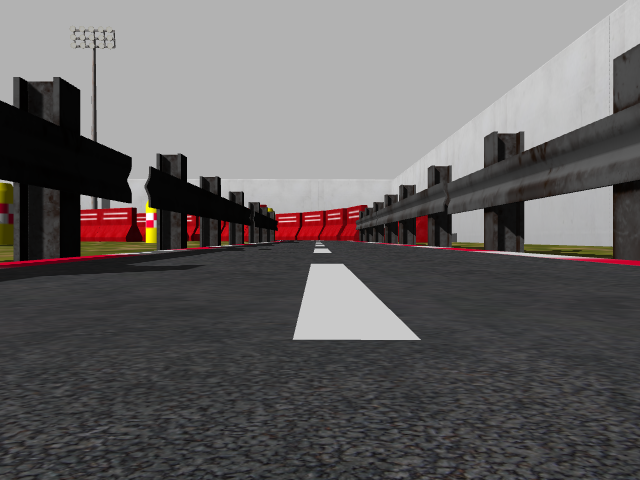
#> input picture Test_Camera/road_10.png, 640 x 480 px
$ python find_lines.py
#> lines starting #> are read from the running program, lines starting #| are printed output that depends on the picture; after the words box and inside, x2 and y2 are one past the last pixel; in counts of white or black regions, pixels touching at a corner belong together
#> further down, img is the input picture: shape (480, 640, 3); mean B, G, R 99.2, 99.2, 102.5
#!/usr/bin/env python


# Import the required libraries
import cv2
import numpy as np
import matplotlib.pyplot as plt


def canny_edge_detector(image):
    # Convert the image color to grayscale
    gray_image = cv2.cvtColor(image, cv2.COLOR_RGB2GRAY)
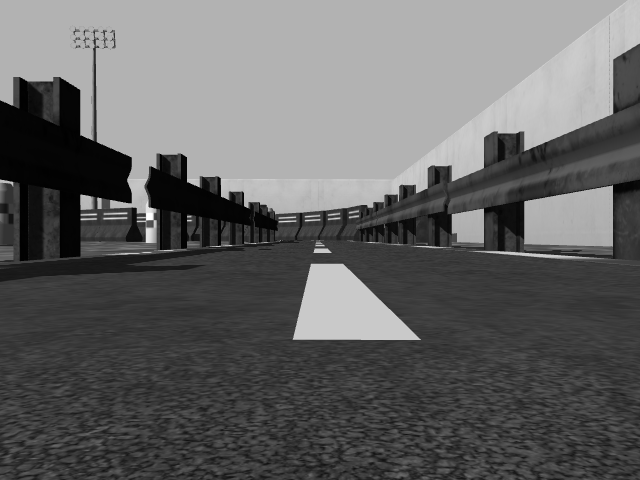
#> gray_image: shape (480, 640); min 1, max 255, mean 100.2

    # Reduce noise from the image
    blur = cv2.GaussianBlur(gray_image, (5, 5), 0)
    canny = cv2.Canny(blur, 50, 150)
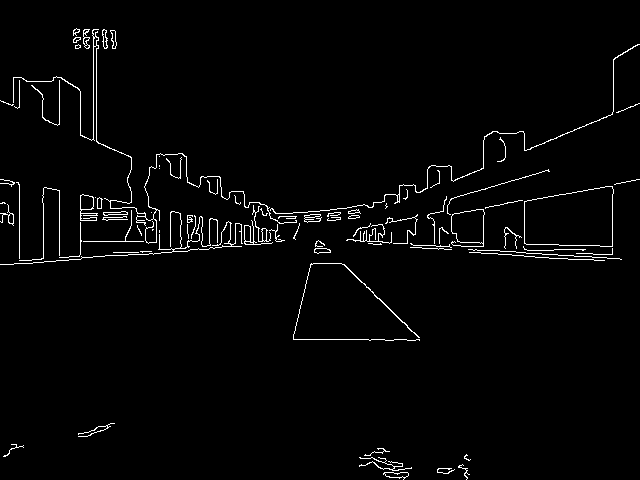
#> canny: shape (480, 640); 2.2% white in thin lines or dots
    return canny


def region_of_interest(image):
    height = image.shape[0]
#> height = 480
    width = image.shape[1]
#> width = 640
    polygons = np.array([
        [(0, height), (width, height), (width/2, height/2)]
        ])
#> polygons = [[0, 480], [640, 480], [320, 240]]
    mask = np.zeros_like(image)

    # Fill poly-function deals with multiple polygon
#> (the run stopped early here; a loop or call above may not have finished)

$ run again, with Test_Camera/road_1.png copied over Test_Camera/road_10.png
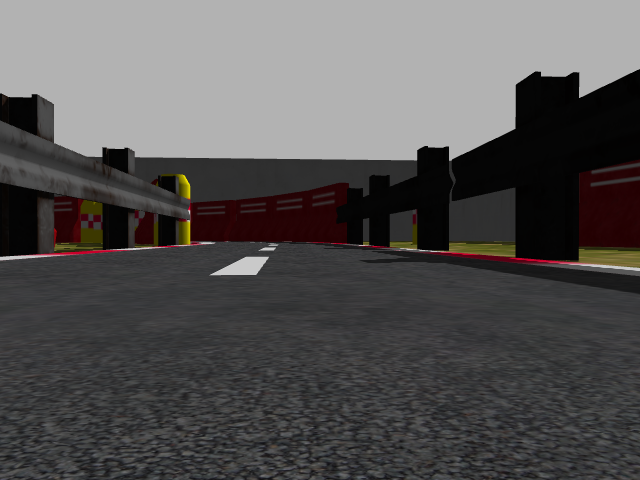
#> input picture Test_Camera/road_1.png, 640 x 480 px
#> img is the input picture: shape (480, 640, 3); mean B, G, R 83.5, 83.7, 85.7
#> in canny_edge_detector, `gray_image = cv2.cvtColor(image, cv2.COLOR_RGB2GRAY)`:
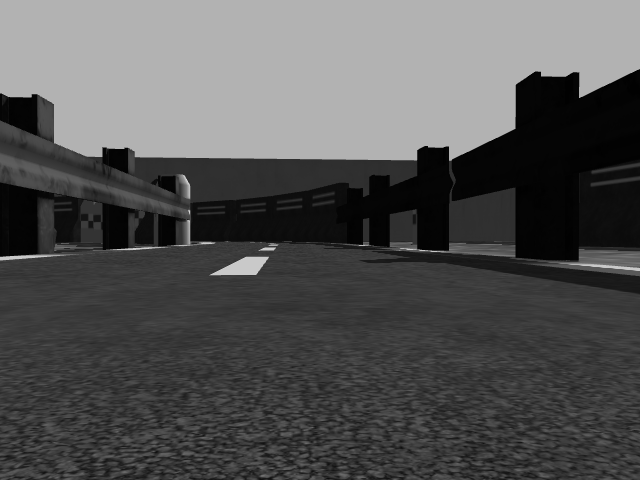
#> gray_image: shape (480, 640); min 1, max 214, mean 84.3
#> in canny_edge_detector, `canny = cv2.Canny(blur, 50, 150)`:
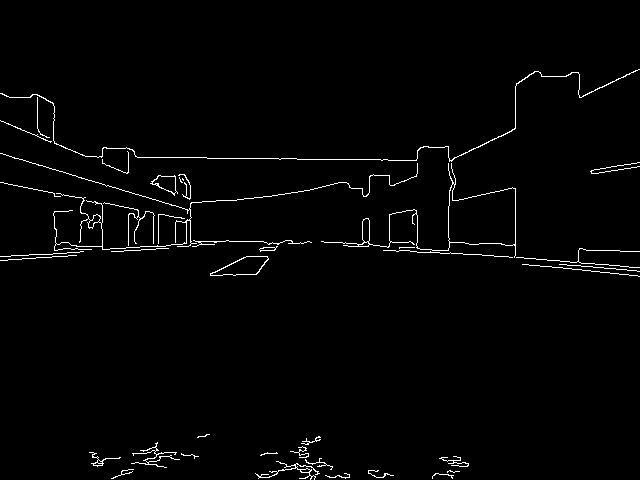
#> canny: shape (480, 640); 1.7% white in thin lines or dots, all inside (x1, y1, x2, y2) = (0, 69, 640, 480)

$ run again, with Test_Camera/road_2.png copied over Test_Camera/road_10.png
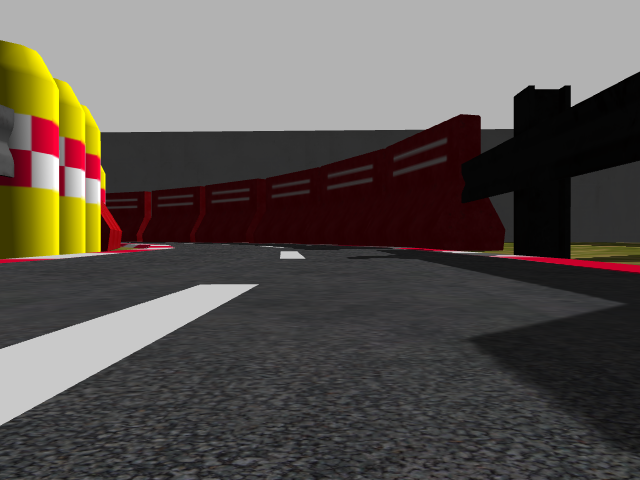
#> input picture Test_Camera/road_2.png, 640 x 480 px
#> img is the input picture: shape (480, 640, 3); mean B, G, R 79.7, 84.7, 91
#> in canny_edge_detector, `gray_image = cv2.cvtColor(image, cv2.COLOR_RGB2GRAY)`:
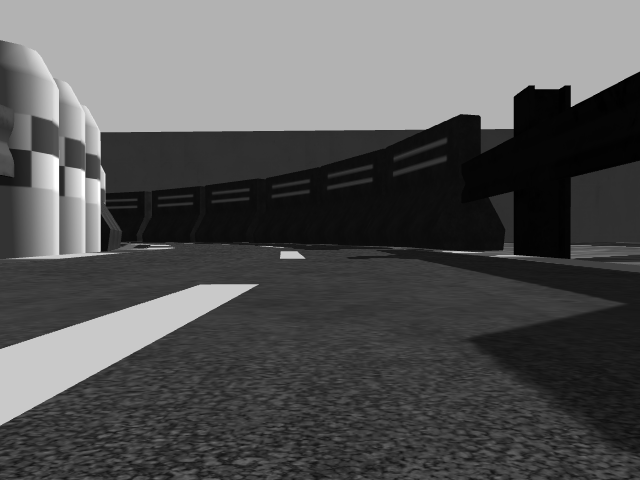
#> gray_image: shape (480, 640); min 1, max 255, mean 86
#> in canny_edge_detector, `canny = cv2.Canny(blur, 50, 150)`:
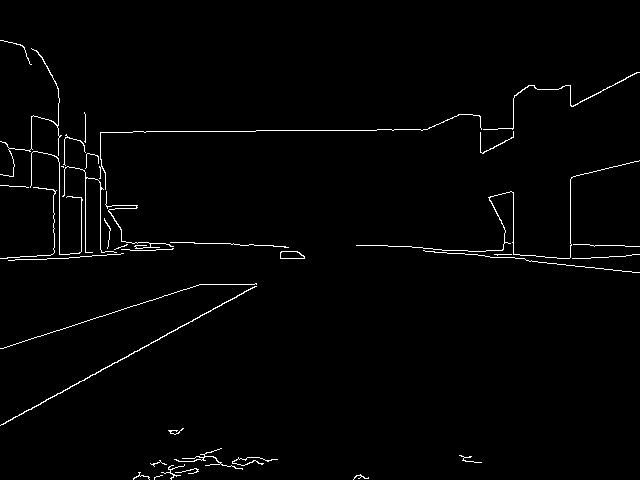
#> canny: shape (480, 640); 1.5% white in thin lines or dots

$ run again, with Test_Camera/road_3.png copied over Test_Camera/road_10.png
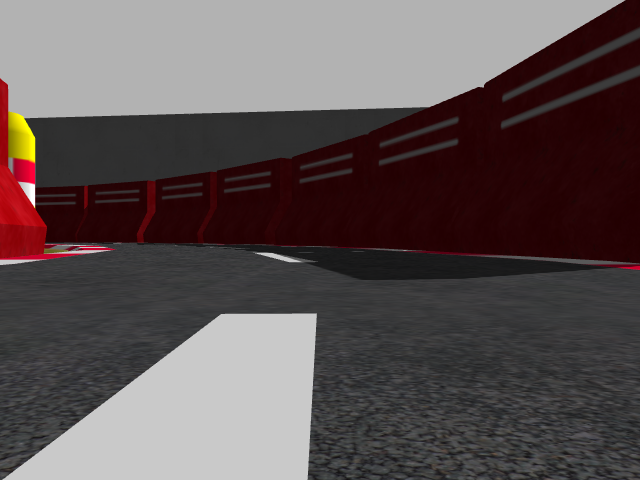
#> input picture Test_Camera/road_3.png, 640 x 480 px
#> img is the input picture: shape (480, 640, 3); mean B, G, R 82.9, 82.5, 93.3
#> in canny_edge_detector, `gray_image = cv2.cvtColor(image, cv2.COLOR_RGB2GRAY)`:
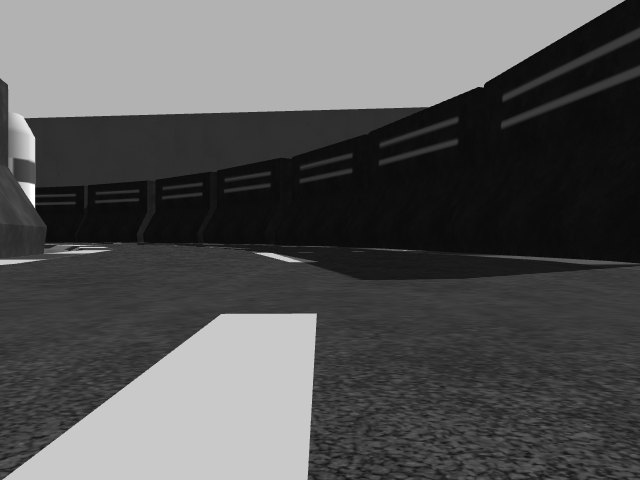
#> gray_image: shape (480, 640); min 9, max 255, mean 85.8
#> in canny_edge_detector, `canny = cv2.Canny(blur, 50, 150)`:
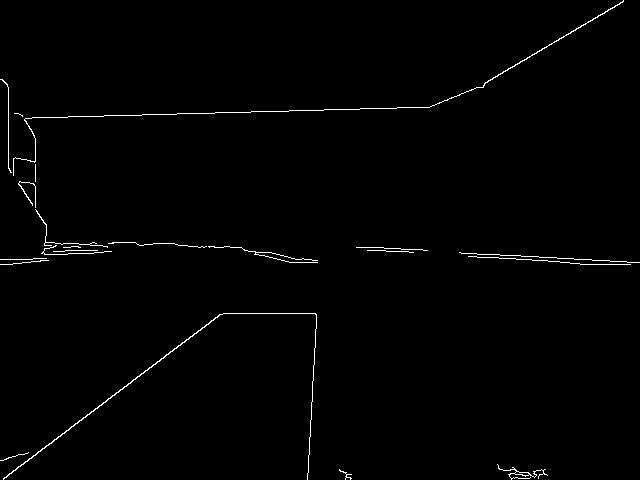
#> canny: shape (480, 640); 0.96% white in thin lines or dots
